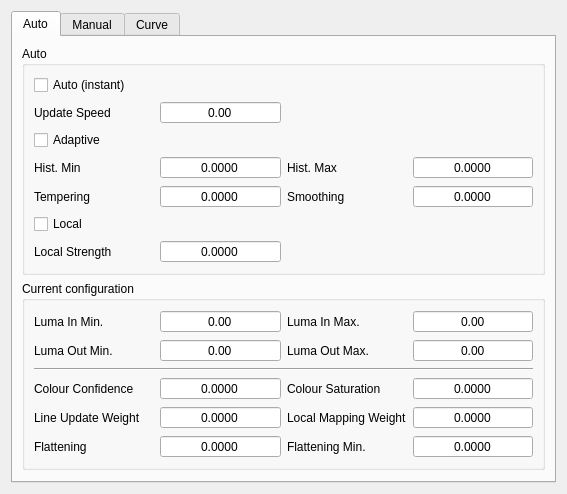
<?xml version="1.0" encoding="UTF-8"?>
<ui version="4.0">
 <class>TNM</class>
 <widget class="QWidget" name="TNM">
  <property name="geometry">
   <rect>
    <x>0</x>
    <y>0</y>
    <width>567</width>
    <height>490</height>
   </rect>
  </property>
  <property name="windowTitle">
   <string>TNM</string>
  </property>
  <layout class="QGridLayout" name="gridLayout">
   <item row="0" column="0">
    <widget class="QTabWidget" name="tabWidget">
     <property name="currentIndex">
      <number>0</number>
     </property>
     <widget class="QWidget" name="tab">
      <attribute name="title">
       <string>Auto</string>
      </attribute>
      <layout class="QGridLayout" name="gridLayout_4">
       <item row="0" column="0">
        <widget class="QGroupBox" name="auto_gb">
         <property name="title">
          <string>Auto</string>
         </property>
         <layout class="QGridLayout" name="gridLayout_2">
          <item row="4" column="2">
           <widget class="QLabel" name="label_4">
            <property name="text">
             <string>Smoothing</string>
            </property>
           </widget>
          </item>
          <item row="4" column="0">
           <widget class="QLabel" name="label_3">
            <property name="text">
             <string>Tempering</string>
            </property>
           </widget>
          </item>
          <item row="5" column="0">
           <widget class="QCheckBox" name="local_cb">
            <property name="text">
             <string>Local</string>
            </property>
           </widget>
          </item>
          <item row="0" column="0">
           <widget class="QCheckBox" name="auto_cb">
            <property name="text">
             <string>Auto (instant)</string>
            </property>
           </widget>
          </item>
          <item row="3" column="3">
           <widget class="QDoubleSpinBox" name="maxHist_sb">
            <property name="alignment">
             <set>Qt::AlignCenter</set>
            </property>
            <property name="buttonSymbols">
             <enum>QAbstractSpinBox::NoButtons</enum>
            </property>
            <property name="decimals">
             <number>4</number>
            </property>
           </widget>
          </item>
          <item row="6" column="0">
           <widget class="QLabel" name="label_5">
            <property name="text">
             <string>Local Strength</string>
            </property>
           </widget>
          </item>
          <item row="2" column="0">
           <widget class="QCheckBox" name="adaptive_cb">
            <property name="text">
             <string>Adaptive</string>
            </property>
           </widget>
          </item>
          <item row="4" column="1">
           <widget class="QDoubleSpinBox" name="tempering_sb">
            <property name="alignment">
             <set>Qt::AlignCenter</set>
            </property>
            <property name="buttonSymbols">
             <enum>QAbstractSpinBox::NoButtons</enum>
            </property>
            <property name="decimals">
             <number>4</number>
            </property>
           </widget>
          </item>
          <item row="4" column="3">
           <widget class="QDoubleSpinBox" name="smoothing_sb">
            <property name="alignment">
             <set>Qt::AlignCenter</set>
            </property>
            <property name="buttonSymbols">
             <enum>QAbstractSpinBox::NoButtons</enum>
            </property>
            <property name="decimals">
             <number>4</number>
            </property>
           </widget>
          </item>
          <item row="6" column="1">
           <widget class="QDoubleSpinBox" name="localStrength_sb">
            <property name="alignment">
             <set>Qt::AlignCenter</set>
            </property>
            <property name="buttonSymbols">
             <enum>QAbstractSpinBox::NoButtons</enum>
            </property>
            <property name="decimals">
             <number>4</number>
            </property>
           </widget>
          </item>
          <item row="3" column="1">
           <widget class="QDoubleSpinBox" name="minHist_sb">
            <property name="alignment">
             <set>Qt::AlignCenter</set>
            </property>
            <property name="buttonSymbols">
             <enum>QAbstractSpinBox::NoButtons</enum>
            </property>
            <property name="decimals">
             <number>4</number>
            </property>
           </widget>
          </item>
          <item row="3" column="0">
           <widget class="QLabel" name="label">
            <property name="text">
             <string>Hist. Min</string>
            </property>
           </widget>
          </item>
          <item row="3" column="2">
           <widget class="QLabel" name="label_2">
            <property name="text">
             <string>Hist. Max</string>
            </property>
           </widget>
          </item>
          <item row="1" column="0">
           <widget class="QLabel" name="label_6">
            <property name="text">
             <string>Update Speed</string>
            </property>
           </widget>
          </item>
          <item row="1" column="1">
           <widget class="QDoubleSpinBox" name="updateSpeed_sb">
            <property name="alignment">
             <set>Qt::AlignCenter</set>
            </property>
            <property name="buttonSymbols">
             <enum>QAbstractSpinBox::NoButtons</enum>
            </property>
           </widget>
          </item>
         </layout>
        </widget>
       </item>
       <item row="3" column="0">
        <spacer name="verticalSpacer_2">
         <property name="orientation">
          <enum>Qt::Vertical</enum>
         </property>
         <property name="sizeHint" stdset="0">
          <size>
           <width>20</width>
           <height>40</height>
          </size>
         </property>
        </spacer>
       </item>
       <item row="1" column="0">
        <widget class="QGroupBox" name="current_gb">
         <property name="title">
          <string>Current configuration</string>
         </property>
         <layout class="QGridLayout" name="gridLayout_5">
          <item row="3" column="3">
           <widget class="QDoubleSpinBox" name="current_colourSaturation_sb">
            <property name="alignment">
             <set>Qt::AlignCenter</set>
            </property>
            <property name="readOnly">
             <bool>true</bool>
            </property>
            <property name="buttonSymbols">
             <enum>QAbstractSpinBox::NoButtons</enum>
            </property>
            <property name="decimals">
             <number>4</number>
            </property>
           </widget>
          </item>
          <item row="3" column="2">
           <widget class="QLabel" name="label_15">
            <property name="text">
             <string>Colour Saturation</string>
            </property>
           </widget>
          </item>
          <item row="4" column="0">
           <widget class="QLabel" name="label_16">
            <property name="text">
             <string>Line Update Weight</string>
            </property>
           </widget>
          </item>
          <item row="4" column="1">
           <widget class="QDoubleSpinBox" name="current_lineWeight_sb">
            <property name="alignment">
             <set>Qt::AlignCenter</set>
            </property>
            <property name="readOnly">
             <bool>true</bool>
            </property>
            <property name="buttonSymbols">
             <enum>QAbstractSpinBox::NoButtons</enum>
            </property>
            <property name="decimals">
             <number>4</number>
            </property>
           </widget>
          </item>
          <item row="4" column="2">
           <widget class="QLabel" name="label_17">
            <property name="text">
             <string>Local Mapping Weight</string>
            </property>
           </widget>
          </item>
          <item row="4" column="3">
           <widget class="QDoubleSpinBox" name="current_localWeight_sb">
            <property name="alignment">
             <set>Qt::AlignCenter</set>
            </property>
            <property name="readOnly">
             <bool>true</bool>
            </property>
            <property name="buttonSymbols">
             <enum>QAbstractSpinBox::NoButtons</enum>
            </property>
            <property name="decimals">
             <number>4</number>
            </property>
           </widget>
          </item>
          <item row="3" column="0">
           <widget class="QLabel" name="label_18">
            <property name="text">
             <string>Colour Confidence</string>
            </property>
           </widget>
          </item>
          <item row="3" column="1">
           <widget class="QDoubleSpinBox" name="current_colourConfidence_sb">
            <property name="alignment">
             <set>Qt::AlignCenter</set>
            </property>
            <property name="readOnly">
             <bool>true</bool>
            </property>
            <property name="buttonSymbols">
             <enum>QAbstractSpinBox::NoButtons</enum>
            </property>
            <property name="decimals">
             <number>4</number>
            </property>
           </widget>
          </item>
          <item row="0" column="3">
           <widget class="QDoubleSpinBox" name="current_inMaxY_sb">
            <property name="alignment">
             <set>Qt::AlignCenter</set>
            </property>
            <property name="readOnly">
             <bool>true</bool>
            </property>
            <property name="buttonSymbols">
             <enum>QAbstractSpinBox::NoButtons</enum>
            </property>
           </widget>
          </item>
          <item row="0" column="0">
           <widget class="QLabel" name="label_19">
            <property name="text">
             <string>Luma In Min.</string>
            </property>
           </widget>
          </item>
          <item row="0" column="1">
           <widget class="QDoubleSpinBox" name="current_inMinY_sb">
            <property name="alignment">
             <set>Qt::AlignCenter</set>
            </property>
            <property name="readOnly">
             <bool>true</bool>
            </property>
            <property name="buttonSymbols">
             <enum>QAbstractSpinBox::NoButtons</enum>
            </property>
           </widget>
          </item>
          <item row="0" column="2">
           <widget class="QLabel" name="label_20">
            <property name="text">
             <string>Luma In Max.</string>
            </property>
           </widget>
          </item>
          <item row="5" column="0">
           <widget class="QLabel" name="label_21">
            <property name="text">
             <string>Flattening</string>
            </property>
           </widget>
          </item>
          <item row="5" column="1">
           <widget class="QDoubleSpinBox" name="current_flattening_sb">
            <property name="alignment">
             <set>Qt::AlignCenter</set>
            </property>
            <property name="readOnly">
             <bool>true</bool>
            </property>
            <property name="buttonSymbols">
             <enum>QAbstractSpinBox::NoButtons</enum>
            </property>
            <property name="decimals">
             <number>4</number>
            </property>
           </widget>
          </item>
          <item row="5" column="2">
           <widget class="QLabel" name="label_22">
            <property name="text">
             <string>Flattening Min.</string>
            </property>
           </widget>
          </item>
          <item row="5" column="3">
           <widget class="QDoubleSpinBox" name="current_minFlattening_sb">
            <property name="alignment">
             <set>Qt::AlignCenter</set>
            </property>
            <property name="readOnly">
             <bool>true</bool>
            </property>
            <property name="buttonSymbols">
             <enum>QAbstractSpinBox::NoButtons</enum>
            </property>
            <property name="decimals">
             <number>4</number>
            </property>
           </widget>
          </item>
          <item row="1" column="0">
           <widget class="QLabel" name="label_23">
            <property name="text">
             <string>Luma Out Min.</string>
            </property>
           </widget>
          </item>
          <item row="1" column="1">
           <widget class="QDoubleSpinBox" name="current_outMinY_sb">
            <property name="alignment">
             <set>Qt::AlignCenter</set>
            </property>
            <property name="readOnly">
             <bool>true</bool>
            </property>
            <property name="buttonSymbols">
             <enum>QAbstractSpinBox::NoButtons</enum>
            </property>
           </widget>
          </item>
          <item row="1" column="2">
           <widget class="QLabel" name="label_24">
            <property name="text">
             <string>Luma Out Max.</string>
            </property>
           </widget>
          </item>
          <item row="1" column="3">
           <widget class="QDoubleSpinBox" name="current_outMaxY_sb">
            <property name="alignment">
             <set>Qt::AlignCenter</set>
            </property>
            <property name="readOnly">
             <bool>true</bool>
            </property>
            <property name="buttonSymbols">
             <enum>QAbstractSpinBox::NoButtons</enum>
            </property>
           </widget>
          </item>
          <item row="2" column="0" colspan="4">
           <widget class="Line" name="line">
            <property name="orientation">
             <enum>Qt::Horizontal</enum>
            </property>
           </widget>
          </item>
         </layout>
        </widget>
       </item>
      </layout>
     </widget>
     <widget class="QWidget" name="tab_2">
      <attribute name="title">
       <string>Manual</string>
      </attribute>
      <layout class="QGridLayout" name="gridLayout_7">
       <item row="0" column="0">
        <widget class="QGroupBox" name="manual_gb">
         <property name="title">
          <string>Manual</string>
         </property>
         <layout class="QGridLayout" name="gridLayout_3">
          <item row="3" column="3">
           <widget class="QDoubleSpinBox" name="colourSaturation_sb">
            <property name="alignment">
             <set>Qt::AlignCenter</set>
            </property>
            <property name="buttonSymbols">
             <enum>QAbstractSpinBox::NoButtons</enum>
            </property>
            <property name="decimals">
             <number>4</number>
            </property>
           </widget>
          </item>
          <item row="3" column="2">
           <widget class="QLabel" name="label_10">
            <property name="text">
             <string>Colour Saturation</string>
            </property>
           </widget>
          </item>
          <item row="2" column="0">
           <widget class="QCheckBox" name="bypass_cb">
            <property name="text">
             <string>Bypass TNM</string>
            </property>
           </widget>
          </item>
          <item row="4" column="0">
           <widget class="QLabel" name="label_11">
            <property name="text">
             <string>Line Update weight</string>
            </property>
           </widget>
          </item>
          <item row="4" column="1">
           <widget class="QDoubleSpinBox" name="lineWeight_sb">
            <property name="alignment">
             <set>Qt::AlignCenter</set>
            </property>
            <property name="buttonSymbols">
             <enum>QAbstractSpinBox::NoButtons</enum>
            </property>
            <property name="decimals">
             <number>4</number>
            </property>
           </widget>
          </item>
          <item row="4" column="2">
           <widget class="QLabel" name="label_12">
            <property name="text">
             <string>Local Mapping Weight</string>
            </property>
           </widget>
          </item>
          <item row="4" column="3">
           <widget class="QDoubleSpinBox" name="localWeight_sb">
            <property name="alignment">
             <set>Qt::AlignCenter</set>
            </property>
            <property name="buttonSymbols">
             <enum>QAbstractSpinBox::NoButtons</enum>
            </property>
            <property name="decimals">
             <number>4</number>
            </property>
           </widget>
          </item>
          <item row="3" column="0">
           <widget class="QLabel" name="label_9">
            <property name="text">
             <string>Colour Confidence</string>
            </property>
           </widget>
          </item>
          <item row="3" column="1">
           <widget class="QDoubleSpinBox" name="colourConfidence_sb">
            <property name="alignment">
             <set>Qt::AlignCenter</set>
            </property>
            <property name="buttonSymbols">
             <enum>QAbstractSpinBox::NoButtons</enum>
            </property>
            <property name="decimals">
             <number>4</number>
            </property>
           </widget>
          </item>
          <item row="0" column="3">
           <widget class="QDoubleSpinBox" name="inMaxY_sb">
            <property name="alignment">
             <set>Qt::AlignCenter</set>
            </property>
            <property name="buttonSymbols">
             <enum>QAbstractSpinBox::NoButtons</enum>
            </property>
           </widget>
          </item>
          <item row="0" column="0">
           <widget class="QLabel" name="label_7">
            <property name="text">
             <string>Luma In Min.</string>
            </property>
           </widget>
          </item>
          <item row="0" column="1">
           <widget class="QDoubleSpinBox" name="inMinY_sb">
            <property name="alignment">
             <set>Qt::AlignCenter</set>
            </property>
            <property name="buttonSymbols">
             <enum>QAbstractSpinBox::NoButtons</enum>
            </property>
           </widget>
          </item>
          <item row="0" column="2">
           <widget class="QLabel" name="label_8">
            <property name="text">
             <string>Luma In Max.</string>
            </property>
           </widget>
          </item>
          <item row="5" column="0">
           <widget class="QLabel" name="label_13">
            <property name="text">
             <string>Flattening</string>
            </property>
           </widget>
          </item>
          <item row="5" column="1">
           <widget class="QDoubleSpinBox" name="flattening_sb">
            <property name="alignment">
             <set>Qt::AlignCenter</set>
            </property>
            <property name="buttonSymbols">
             <enum>QAbstractSpinBox::NoButtons</enum>
            </property>
            <property name="decimals">
             <number>4</number>
            </property>
           </widget>
          </item>
          <item row="5" column="2">
           <widget class="QLabel" name="label_14">
            <property name="text">
             <string>Flattening Min.</string>
            </property>
           </widget>
          </item>
          <item row="5" column="3">
           <widget class="QDoubleSpinBox" name="minFlattening_sb">
            <property name="alignment">
             <set>Qt::AlignCenter</set>
            </property>
            <property name="buttonSymbols">
             <enum>QAbstractSpinBox::NoButtons</enum>
            </property>
            <property name="decimals">
             <number>4</number>
            </property>
           </widget>
          </item>
          <item row="1" column="0">
           <widget class="QLabel" name="label_25">
            <property name="text">
             <string>Luma Out Min.</string>
            </property>
           </widget>
          </item>
          <item row="1" column="1">
           <widget class="QDoubleSpinBox" name="outMinY_sb">
            <property name="alignment">
             <set>Qt::AlignCenter</set>
            </property>
            <property name="buttonSymbols">
             <enum>QAbstractSpinBox::NoButtons</enum>
            </property>
           </widget>
          </item>
          <item row="1" column="2">
           <widget class="QLabel" name="label_26">
            <property name="text">
             <string>Luma Out Max.</string>
            </property>
           </widget>
          </item>
          <item row="1" column="3">
           <widget class="QDoubleSpinBox" name="outMaxY_sb">
            <property name="alignment">
             <set>Qt::AlignCenter</set>
            </property>
            <property name="buttonSymbols">
             <enum>QAbstractSpinBox::NoButtons</enum>
            </property>
           </widget>
          </item>
         </layout>
        </widget>
       </item>
       <item row="1" column="0">
        <spacer name="verticalSpacer">
         <property name="orientation">
          <enum>Qt::Vertical</enum>
         </property>
         <property name="sizeHint" stdset="0">
          <size>
           <width>20</width>
           <height>40</height>
          </size>
         </property>
        </spacer>
       </item>
      </layout>
     </widget>
     <widget class="QWidget" name="tab_3">
      <attribute name="title">
       <string>Curve</string>
      </attribute>
      <layout class="QGridLayout" name="gridLayout_6">
       <item row="0" column="0">
        <widget class="QGroupBox" name="curve_gb">
         <property name="title">
          <string>Curve</string>
         </property>
         <layout class="QGridLayout" name="curveLayout"/>
        </widget>
       </item>
      </layout>
     </widget>
    </widget>
   </item>
  </layout>
 </widget>
 <tabstops>
  <tabstop>auto_cb</tabstop>
  <tabstop>updateSpeed_sb</tabstop>
  <tabstop>adaptive_cb</tabstop>
  <tabstop>minHist_sb</tabstop>
  <tabstop>maxHist_sb</tabstop>
  <tabstop>tempering_sb</tabstop>
  <tabstop>smoothing_sb</tabstop>
  <tabstop>local_cb</tabstop>
  <tabstop>localStrength_sb</tabstop>
  <tabstop>inMinY_sb</tabstop>
  <tabstop>inMaxY_sb</tabstop>
  <tabstop>bypass_cb</tabstop>
  <tabstop>colourConfidence_sb</tabstop>
  <tabstop>colourSaturation_sb</tabstop>
  <tabstop>lineWeight_sb</tabstop>
  <tabstop>localWeight_sb</tabstop>
  <tabstop>flattening_sb</tabstop>
  <tabstop>minFlattening_sb</tabstop>
 </tabstops>
 <resources/>
 <connections/>
</ui>
